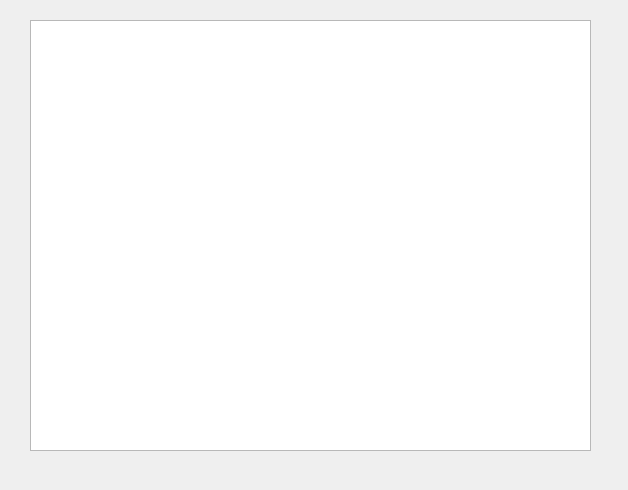
<?xml version="1.0" encoding="UTF-8"?>
<ui version="4.0">
 <class>RfCommMonitor</class>
 <widget class="QWidget" name="RfCommMonitor">
  <property name="enabled">
   <bool>true</bool>
  </property>
  <property name="geometry">
   <rect>
    <x>0</x>
    <y>0</y>
    <width>628</width>
    <height>490</height>
   </rect>
  </property>
  <property name="focusPolicy">
   <enum>Qt::NoFocus</enum>
  </property>
  <property name="windowTitle">
   <string>Form</string>
  </property>
  <property name="autoFillBackground">
   <bool>true</bool>
  </property>
  <widget class="QTextBrowser" name="status_text">
   <property name="enabled">
    <bool>true</bool>
   </property>
   <property name="geometry">
    <rect>
     <x>30</x>
     <y>20</y>
     <width>561</width>
     <height>431</height>
    </rect>
   </property>
   <property name="cursor" stdset="0">
    <cursorShape>IBeamCursor</cursorShape>
   </property>
   <property name="mouseTracking">
    <bool>false</bool>
   </property>
   <property name="focusPolicy">
    <enum>Qt::NoFocus</enum>
   </property>
   <property name="readOnly">
    <bool>true</bool>
   </property>
  </widget>
 </widget>
 <resources/>
 <connections/>
</ui>
